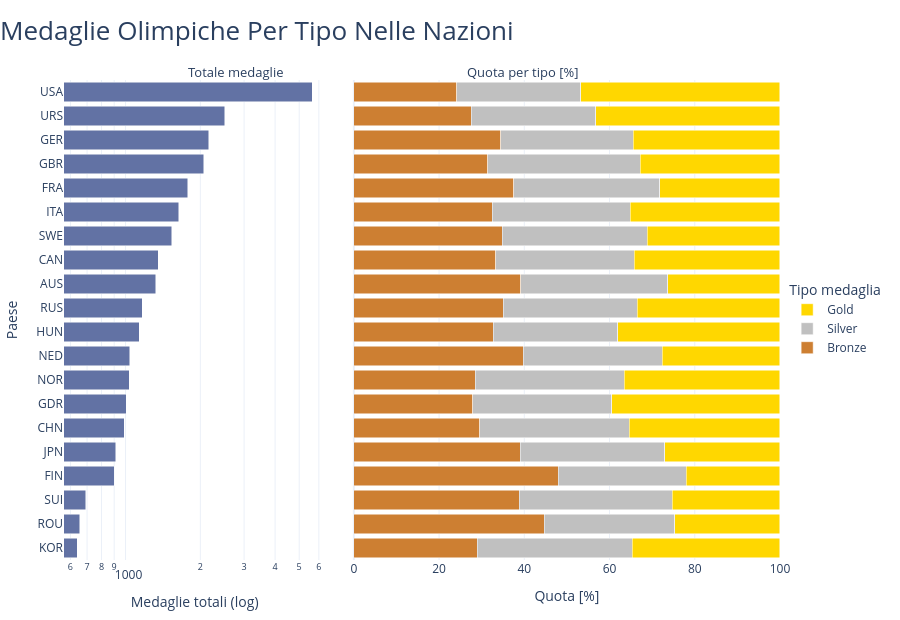

Notebook code for this chart:
### Code cell
medals = df[df["Medal"].notna()]

# Totale per NOC
total = medals.groupby("NOC").size().reset_index(name="total")
top20_noc = total.nlargest(20, "total")["NOC"].tolist()

# Breakdown per tipo
breakdown = (medals[medals["NOC"].isin(top20_noc)]
             .groupby(["NOC", "Medal"])
             .size()
             .reset_index(name="count"))

# Ordine per totale crescente (così in alto c'è il maggiore nei grafici orizzontali)
order = (total[total["NOC"].isin(top20_noc)]
         .sort_values("total", ascending=True)["NOC"].tolist())

total_top = total[total["NOC"].isin(top20_noc)].set_index("NOC").reindex(order)

color_map = {"Gold": "#FFD700", "Silver": "#C0C0C0", "Bronze": "#CD7F32"}
medal_order = ["Bronze", "Silver", "Gold"]  # stacking order

fig = make_subplots(
    rows=1, cols=2,
    column_widths=[0.38, 0.62],
    shared_yaxes=True,
    horizontal_spacing=0.04
)

# ── Pannello sinistro: barre totali (scala log) ───────────────────────────
fig.add_trace(
    go.Bar(
        y=order,
        x=total_top["total"],
        orientation="h",
        marker_color="#6272a4",
        showlegend=False,
        name="Totale",
        hovertemplate="%{y}: %{x} medaglie<extra></extra>"
    ),
    row=1, col=1
)

# ── Pannello destro: 100% stacked per tipo medaglia ───────────────────────
for medal in medal_order:
    sub = breakdown[breakdown["Medal"] == medal].set_index("NOC")
    # calcola percentuale
    total_dict = total.set_index("NOC")["total"]
    pct = [(sub.loc[noc, "count"] / total_dict[noc] * 100
            if noc in sub.index else 0)
           for noc in order]

    fig.add_trace(
        go.Bar(
            y=order,
            x=pct,
            orientation="h",
            name=medal,
            marker_color=color_map[medal],
            hovertemplate=f"{medal}: %{{x:.1f}}%<extra></extra>"
        ),
        row=1, col=2
    )

# ── Layout ────────────────────────────────────────────────────────────────
fig.update_layout(
    title=dict(text="Medaglie Olimpiche Per Tipo Nelle Nazioni", font_size=26, x=0),
    barmode="stack",
    template="plotly_white",
    height=620,
    legend=dict(title="Tipo medaglia", traceorder="reversed",
                x=1.01, y=0.5, xanchor="left"),
    margin=dict(l=20, r=120, t=80, b=40),
    annotations=[
        dict(text="Totale medaglie", x=0.17, y=1.04,
             xref="paper", yref="paper", showarrow=False, font_size=13),
        dict(text="Quota per tipo [%]", x=0.72, y=1.04,
             xref="paper", yref="paper", showarrow=False, font_size=13),
    ]
)

fig.update_xaxes(type="log", title_text="Medaglie totali (log)", row=1, col=1)
fig.update_xaxes(title_text="Quota [%]", range=[0, 100], row=1, col=2)
fig.update_yaxes(title_text="Paese", row=1, col=1)

fig.show()

### Figure 1 — Plotly figure (JSON) as saved in the notebook; plotly's stock layout.template omitted (floating-point values rounded to 4 significant figures)
{"data": [{"hovertemplate": "%{y}: %{x} medaglie<extra></extra>", "marker": {"color": "#6272a4"}, "name": "Totale", "orientation": "h", "showlegend": false, "type": "bar", "x": [638, 653, 691, 900, 913, 989, 1005, 1033, 1040, 1135, 1165, 1320, 1352, 1536, 1637, 1777, 2068, 2165, 2503, 5637], "xaxis": "x", "y": ["KOR", "ROU", "SUI", "FIN", "JPN", "CHN", "GDR", "NOR", "NED", "HUN", "RUS", "AUS", "CAN", "SWE", "ITA", "FRA", "GBR", "GER", "URS", "USA"], "yaxis": "y"}, {"hovertemplate": "Bronze: %{x:.1f}%<extra></extra>", "marker": {"color": "#CD7F32"}, "name": "Bronze", "orientation": "h", "type": "bar", "x": [29.0, 44.72, 38.78, 48, 39.1, 29.52, 27.96, 28.46, 39.71, 32.69, 35.02, 39.17, 33.36, 34.83, 32.44, 37.48, 31.48, 34.46, 27.53, 24.09], "xaxis": "x2", "y": ["KOR", "ROU", "SUI", "FIN", "JPN", "CHN", "GDR", "NOR", "NED", "HUN", "RUS", "AUS", "CAN", "SWE", "ITA", "FRA", "GBR", "GER", "URS", "USA"], "yaxis": "y2"}, {"hovertemplate": "Silver: %{x:.1f}%<extra></extra>", "marker": {"color": "#C0C0C0"}, "name": "Silver", "orientation": "h", "type": "bar", "x": [36.36, 30.63, 35.89, 30, 33.84, 35.09, 32.54, 34.95, 32.69, 29.25, 31.5, 34.47, 32.4, 33.98, 32.44, 34.33, 35.74, 31.13, 29.24, 29.11], "xaxis": "x2", "y": ["KOR", "ROU", "SUI", "FIN", "JPN", "CHN", "GDR", "NOR", "NED", "HUN", "RUS", "AUS", "CAN", "SWE", "ITA", "FRA", "GBR", "GER", "URS", "USA"], "yaxis": "y2"}, {"hovertemplate": "Gold: %{x:.1f}%<extra></extra>", "marker": {"color": "#FFD700"}, "name": "Gold", "orientation": "h", "type": "bar", "x": [34.64, 24.66, 25.33, 22, 27.05, 35.39, 39.5, 36.59, 27.6, 38.06, 33.48, 26.36, 34.25, 31.18, 35.13, 28.19, 32.79, 34.41, 43.23, 46.8], "xaxis": "x2", "y": ["KOR", "ROU", "SUI", "FIN", "JPN", "CHN", "GDR", "NOR", "NED", "HUN", "RUS", "AUS", "CAN", "SWE", "ITA", "FRA", "GBR", "GER", "URS", "USA"], "yaxis": "y2"}], "layout": {"annotations": [{"font": {"size": 13}, "showarrow": false, "text": "Totale medaglie", "x": 0.17, "xref": "paper", "y": 1.04, "yref": "paper"}, {"font": {"size": 13}, "showarrow": false, "text": "Quota per tipo [%]", "x": 0.72, "xref": "paper", "y": 1.04, "yref": "paper"}], "barmode": "stack", "height": 620, "legend": {"title": {"text": "Tipo medaglia"}, "traceorder": "reversed", "x": 1.01, "xanchor": "left", "y": 0.5}, "margin": {"b": 40, "l": 20, "r": 120, "t": 80}, "title": {"font": {"size": 26}, "text": "Medaglie Olimpiche Per Tipo Nelle Nazioni", "x": 0}, "xaxis": {"anchor": "y", "domain": [0, 0.3648], "title": {"text": "Medaglie totali (log)"}, "type": "log"}, "xaxis2": {"anchor": "y2", "domain": [0.4048, 1], "range": [0, 100], "title": {"text": "Quota [%]"}}, "yaxis": {"anchor": "x", "domain": [0, 1], "title": {"text": "Paese"}}, "yaxis2": {"anchor": "x2", "domain": [0, 1], "matches": "y", "showticklabels": false}}}
